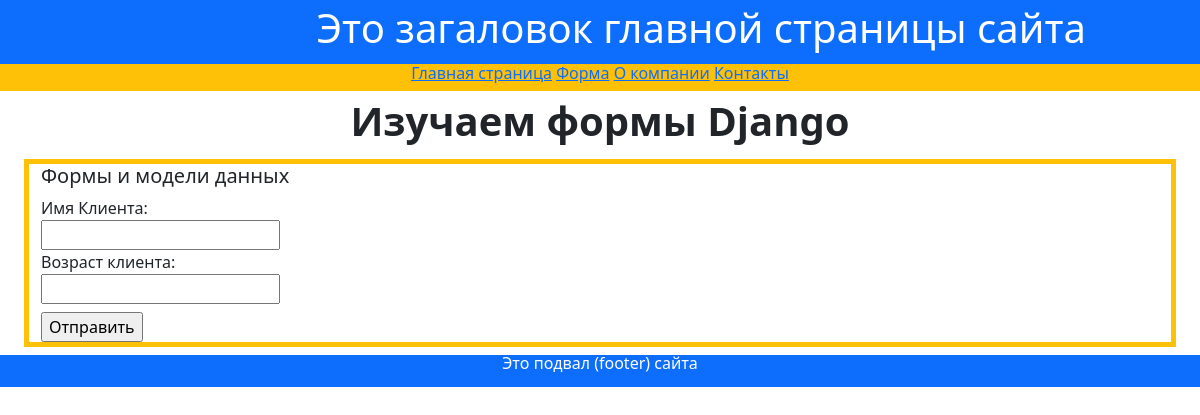
The app's page /my_form/, older data.
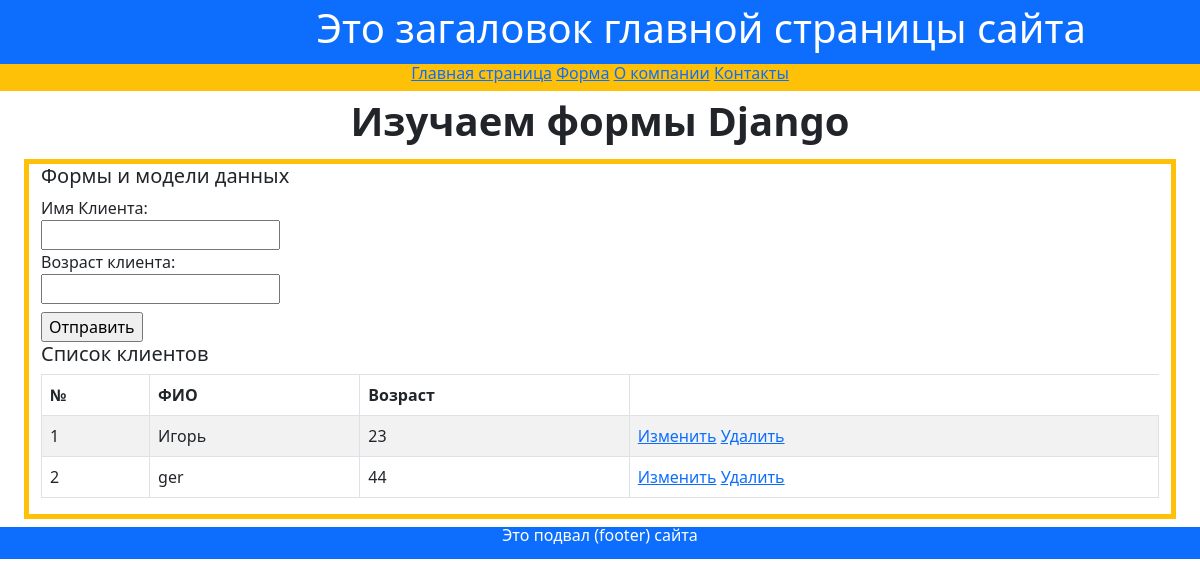
The same page, newer data.
### firstapp/models.py (models this page shows)
class Person(models.Model):
    name = models.CharField(max_length=20, verbose_name='Имя клиента')
    age = models.IntegerField(verbose_name='Возраст клиента')
    object_person = models.Manager()
    DoesNotExist = models.Manager

### firstapp/views.py (the view)
# urls.py: path('my_form/', views.my_form, name='my_form'),
def my_form(request):
    if request.method == 'POST':
        form = UserForm(request.POST)
        if form.is_valid():
            form.save()
    my_text = 'Сведения о клиентах'
    people = Person.object_person.all()
    form = UserForm()
    context = {'my_text': my_text, 'people': people, 'form': form}
    return render(request, 'firstapp/my_form.html', context)

### firstapp/forms.py
class UserForm(forms.ModelForm):
    name = forms.CharField(label='Имя Клиента',
                           widget=forms.TextInput(attrs={'class': 'myfield'}))
    age = forms.IntegerField(label='Возраст клиента',
                             widget=forms.TextInput(attrs={'class': 'myfield'}))
    class Meta:
        model = Person
        fields = '__all__'

### templates/firstapp/my_form.html (shortened to what this page needs)
{% extends 'firstapp/base.html' %}
{% block header %}Изучаем формы Django{% endblock header %}
{% block content %}
<div class="container-fluid text-start my-2 border border-5 border-warning">
    <h5>Формы и модели данных</h5>
    <form method="POST">
        <div class="form-group my-2">
            {% for field in form %}
            <div>{{ field.label_tag }}</div>
            <div>{{ field }}</div>
            {% endfor %}
        </div>
        <input type="submit" value="Отправить">
        {% if people.count > 0 %}
        <h5>Список клиентов</h5>
        <table class="table table-striped table-bordered text-start">
            <thead>
                <tr>
                    <th>№</th>
                    <th>ФИО</th>
                    <th>Возраст</th>
                </tr>
            </thead>
            <tbody>
                {% for person in people %}
                <tr>
                    <td>{{ person.id }}</td>
                    <td>{{ person.name }}</td>
                    <td>{{ person.age }}</td>
                    <td>
                        <a href="edit_form/{{ person.id }}">Изменить</a>
                        <a href="delete/{{ person.id }}">Удалить</a>
                    </td>
                </tr>
                {% endfor %}
            </tbody>
        </table>
        {% endif %}
    </form>
</div>
{% endblock content %}

### templates/firstapp/base.html (shortened to what this page needs)
<!DOCTYPE html>
<html lang="en">
<head>
    <link rel="stylesheet" href="/static/css/bootstrap.min.css">
</head>
<body>
    <div class="container-fluid p-1 bg-primary text-white text-center">
         <div class="row">
              <div class="col-2">
              </div>
            <div class="col-10">
                <h1>Это загаловок главной страницы сайта</h1>
            </div>
         </div>
    </div>
<div class="container-fluid">
    <div class="row bg-warning text-center">
        <h6>
            <a href="{% url 'index' %}">Главная страница</a>
            <a href="{% url 'my_form' %}">Форма</a>
            <a href="{% url 'about' %}">О компании</a>
            <a href="{% url 'contact' %}">Контакты</a>
        </h6>
    </div>
    <div class="container-fluid">
        <div class="row text-center text primary fs-1 fw-bold">
            <div>{% block header %}{% endblock header %}</div>
        </div>
        <div class="row text-center text-body">
            <div>{% block content %}{% endblock content %}</div>
        </div>
    </div>
    <div class="row bg-primary text-center text-white lh-1">
        <p>Это подвал (footer) сайта</p>
    </div>
</div>
</body>
</html>

Row changes from the older to the newer data that the page shows:
added Person: id "1", name "Игорь", age "23"
added Person: id "2", name "ger", age "44"
Text that changed along with them:
text now shown: "Список клиентов № ФИО Возраст"
